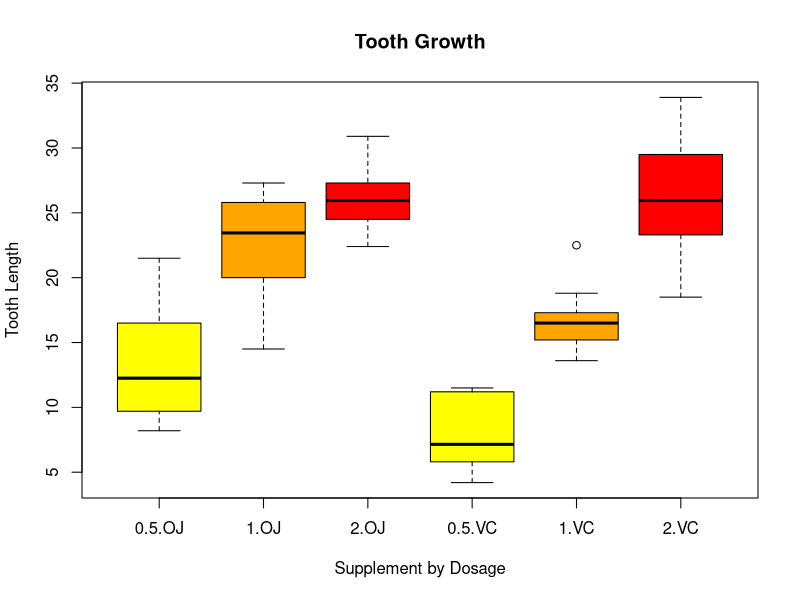

Write R code to recreate this figure. (Note: this script raises an error after producing the figure.)
## ---- chunk 1
library(ggplot2)
##Load the ToothGrowth Data and show a basic summary of the data.
data(ToothGrowth)
summary(ToothGrowth)
## ---- chunk 2
##Exploratory Data Analysis - predictor variables are dosage and supplement,
##outcome variable is length of tooth growth.
boxplot(len~dose+supp,data=ToothGrowth,col=(c("yellow","orange","red")),main="Tooth Growth",
        xlab="Supplement by Dosage",ylab="Tooth Length")
## ---- chunk 3
##Subset the data in order to perform hypothesis testing by supplement and by dosage 
##separately so that relevant t-tests can be performed.
suppVC<-subset(ToothGrowth,supp=="VC")
suppOJ<-subset(ToothGrowth,supp=="OJ")
dose1<-subset(ToothGrowth,dose==1) 
dose2<-subset(ToothGrowth, dose==2) 
dosehalf<-subset(ToothGrowth,dose==0.5)

##Obtain confidence Intervals on the original data.
fit <- lm(len ~ ., data=ToothGrowth) 
summary(fit)
confint(fit)

##Run t-tests on our null hypothesis.
##Null hypothesis (H_o):  Supplement type doesn't matter. 
t.test(len ~ supp, data=ToothGrowth, paired = TRUE) 
qt(.975,29)

##Additional tests to see if dosage level changes the outcome of tooth growth per supplement.
##Our null hypothesis for all three tests is that the dosage level per supplement
##doesn't affect the outcome.  We now have 9 degrees of freedom after the subsetting.
qt(.975,9)

##t.test at 0.5 mg dosage level:
t.test(len ~ supp, data=dosehalf, paired = TRUE)
##t.test at 1 mg dosage level:
t.test(len ~ supp, data=dose1, paired = TRUE)
##t.test at 2 mg dosage level:
t.test(len ~ supp, data=dose2, paired = TRUE)
